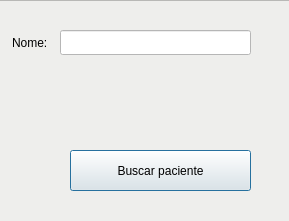
<?xml version="1.0" encoding="UTF-8"?>
<ui version="4.0">
 <class>MainWindow</class>
 <widget class="QMainWindow" name="MainWindow">
  <property name="geometry">
   <rect>
    <x>0</x>
    <y>0</y>
    <width>289</width>
    <height>221</height>
   </rect>
  </property>
  <property name="windowTitle">
   <string>Procurar Paciente</string>
  </property>
  <widget class="QWidget" name="centralwidget">
   <widget class="QFrame" name="frame">
    <property name="geometry">
     <rect>
      <x>-20</x>
      <y>0</y>
      <width>601</width>
      <height>601</height>
     </rect>
    </property>
    <property name="styleSheet">
     <string notr="true">background-color: rgb(238, 238, 236);</string>
    </property>
    <property name="frameShape">
     <enum>QFrame::StyledPanel</enum>
    </property>
    <property name="frameShadow">
     <enum>QFrame::Raised</enum>
    </property>
    <widget class="QLineEdit" name="lineEdit_2">
     <property name="geometry">
      <rect>
       <x>30</x>
       <y>30</y>
       <width>51</width>
       <height>25</height>
      </rect>
     </property>
     <property name="text">
      <string>Nome:</string>
     </property>
     <property name="frame">
      <bool>false</bool>
     </property>
     <property name="readOnly">
      <bool>true</bool>
     </property>
    </widget>
    <widget class="QLineEdit" name="lineEdit_4">
     <property name="geometry">
      <rect>
       <x>80</x>
       <y>30</y>
       <width>191</width>
       <height>25</height>
      </rect>
     </property>
     <property name="styleSheet">
      <string notr="true">background-color: rgb(255, 255, 255);</string>
     </property>
    </widget>
    <widget class="QPushButton" name="searchPatientButton">
     <property name="geometry">
      <rect>
       <x>90</x>
       <y>150</y>
       <width>181</width>
       <height>41</height>
      </rect>
     </property>
     <property name="text">
      <string>Buscar paciente</string>
     </property>
     <property name="default">
      <bool>true</bool>
     </property>
    </widget>
   </widget>
  </widget>
 </widget>
 <resources/>
 <connections/>
</ui>
